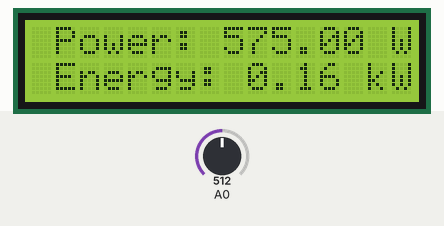
The sketch below on a simulated Arduino Uno, built with avr-gcc and run on an emulated ATmega328P. Parts: 16×2 character LCD. The inputs (shaded band) are chosen by the test bench; at power-on: A0 = 512.

Above: at 0.7 s.
At 1.7 s:
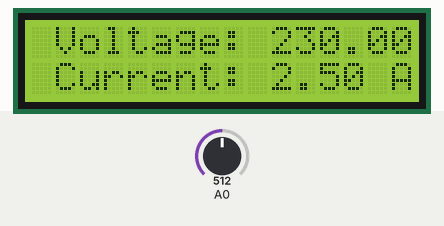
1.8 s: A0 set to 716
At 3.5 s:
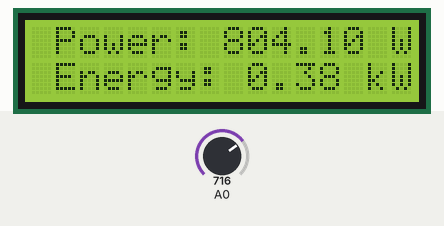
10.5 s: A0 set to 900
At 11.6 s:
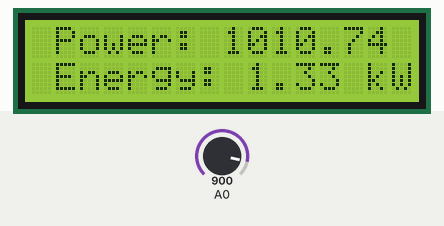
14.8 s: A0 set to 1023
At 15.9 s:
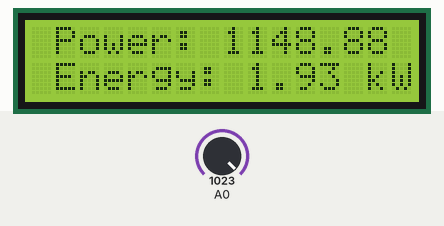
Timing chart, 0 to 17.8 s (numbered marks = the images above; inputs shaded):
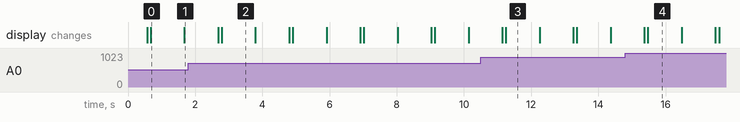

Measured:
- what the display in image 0 shows lasts 1.0 s, from 0.7 s to 1.7 s

The sketch:

meter.ino
```cpp
#include <SoftwareSerial.h>
#include <LiquidCrystal.h>

int rxPin = 9;
int txPin = 10;
// Set up the software serial for RS-485 communication
SoftwareSerial rs485(rxPin, txPin); // RX, TX

// Initialize the LCD (adjust pins as necessary)
const int rs = 12, en = 11, d4 = 5, d5 = 4, d6 = 3, d7 = 2;
LiquidCrystal lcd(rs, en, d4, d5, d6, d7);

float voltage = 230.0; // Simulated voltage
float current = 0.0;   // Simulated current
float power = 0.0;     // Simulated power
float energy = 0.0;    // Simulated energy consumed

// Define OBIS codes for various parameters
const String OBIS_VOLTAGE = "1.0.1.8.0.255"; // Voltage OBIS code
const String OBIS_CURRENT = "1.0.2.8.0.255"; // Current OBIS code
const String OBIS_POWER = "1.0.3.8.0.255";   // Power OBIS code
const String OBIS_ENERGY = "1.8.0";          // Energy OBIS code


void setup() {
    pinMode(rxPin, INPUT);
    pinMode(txPin, OUTPUT);
    Serial.begin(9600);
    rs485.begin(9600);
    lcd.begin(16, 2);
    lcd.print("DLMS Energy Meter");
    delay(500);
    lcd.clear();
}

void loop() {

  current = analogRead(A0) * (5.0 / 1024.0); // Read from analog pin A0
  power = voltage * current; // Calculate power in Watts
  energy += power / 3600;

    //Check if data is available on RS-485
    if (Serial.available()) {
        Serial.println("Recieved");
        String request = readDLMSRequest();
        Serial.println(request);
         // Read the incoming DLMS request
        if (isValidDLMSRequest(request)) { // Validate the request format
            processDLMSRequest(request); // Send data in response to the request
        }
    }
    delay(100);
    updateLCD();
}

String readDLMSRequest() {
    String request = "";
    while (Serial.available()) {
        char c = Serial.read();
        request += c;
        delay(10); // Small delay to allow complete message reception
    }
    return request;
}


bool isValidDLMSRequest(String request) {
    return request.startsWith("<06>") && request.endsWith("<13><10>");
}

void processDLMSRequest(String request) {
    if (request == "<06>" + OBIS_ENERGY + "<13><10>") {
       sendDLMSData(OBIS_ENERGY, energy); // Send energy data in response to the request
    } else if (request == "<06>" + OBIS_VOLTAGE + "<13><10>") {
        sendDLMSData(OBIS_VOLTAGE, voltage); // Send voltage data
    } else if (request == "<06>" + OBIS_CURRENT + "<13><10>") {
        sendDLMSData(OBIS_CURRENT, current); // Send current data
    } else if (request == OBIS_POWER) {
        sendDLMSData(OBIS_POWER, power); // Send power data
    }
     // Update LCD display with current values
}


void sendDLMSData(String obisCode, float value) {
    String unit;
    if (obisCode == OBIS_ENERGY){
      unit = "kWh";
    }
    else if (obisCode == OBIS_VOLTAGE){
      unit = "V";
    }
    else if (obisCode == OBIS_CURRENT){
      unit = "A";
    }
    else if (obisCode == OBIS_POWER){
      unit = "W";
    }
    rs485.print("<06>"); // Start of frame
    rs485.print(obisCode + "(" + value + " " + unit + ")<13><10>"); // Send data with OBIS code
}

void updateLCD() {
    lcd.setCursor(1, 0);
    lcd.print("Power: ");
    lcd.print(power);
    lcd.print(" W");

    lcd.setCursor(1, 1);
    lcd.print("Energy: ");
    lcd.print(energy);
    lcd.print(" kWh");

    delay(1000);
    lcd.clear();

    lcd.setCursor(1, 0);
    lcd.print("Voltage: ");
    lcd.print(voltage);
    lcd.print(" V");

    lcd.setCursor(1, 1);
    lcd.print("Current: ");
    lcd.print(current);
    lcd.print(" A");

    delay(1000);
    lcd.clear();

}
```
